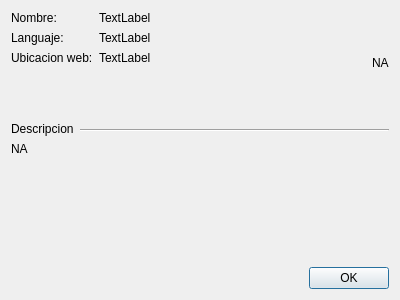
<?xml version="1.0" encoding="UTF-8"?>
<ui version="4.0">
 <class>infoprovdlg</class>
 <widget class="QDialog" name="infoprovdlg">
  <property name="geometry">
   <rect>
    <x>0</x>
    <y>0</y>
    <width>400</width>
    <height>300</height>
   </rect>
  </property>
  <property name="windowTitle">
   <string>Informacion del proveedor</string>
  </property>
  <layout class="QVBoxLayout" name="verticalLayout_4">
   <item>
    <layout class="QVBoxLayout" name="verticalLayout_3">
     <item>
      <layout class="QHBoxLayout" name="horizontalLayout_3">
       <item>
        <layout class="QVBoxLayout" name="verticalLayout_2">
         <item>
          <layout class="QGridLayout" name="gridLayout">
           <item row="0" column="0">
            <widget class="QLabel" name="label">
             <property name="text">
              <string>Nombre:</string>
             </property>
            </widget>
           </item>
           <item row="1" column="0">
            <widget class="QLabel" name="label_3">
             <property name="text">
              <string>Languaje:</string>
             </property>
            </widget>
           </item>
           <item row="0" column="1">
            <widget class="QLabel" name="label_name">
             <property name="text">
              <string>TextLabel</string>
             </property>
            </widget>
           </item>
           <item row="1" column="1">
            <widget class="QLabel" name="label_language">
             <property name="text">
              <string>TextLabel</string>
             </property>
            </widget>
           </item>
           <item row="2" column="0">
            <widget class="QLabel" name="label_5">
             <property name="text">
              <string>Ubicacion web:</string>
             </property>
            </widget>
           </item>
           <item row="2" column="1">
            <widget class="QLabel" name="label_url">
             <property name="text">
              <string>TextLabel</string>
             </property>
             <property name="openExternalLinks">
              <bool>true</bool>
             </property>
             <property name="textInteractionFlags">
              <set>Qt::LinksAccessibleByKeyboard|Qt::LinksAccessibleByMouse</set>
             </property>
            </widget>
           </item>
          </layout>
         </item>
         <item>
          <spacer name="verticalSpacer_3">
           <property name="orientation">
            <enum>Qt::Vertical</enum>
           </property>
           <property name="sizeHint" stdset="0">
            <size>
             <width>20</width>
             <height>40</height>
            </size>
           </property>
          </spacer>
         </item>
        </layout>
       </item>
       <item>
        <layout class="QHBoxLayout" name="horizontalLayout">
         <item>
          <spacer name="horizontalSpacer">
           <property name="orientation">
            <enum>Qt::Horizontal</enum>
           </property>
           <property name="sizeHint" stdset="0">
            <size>
             <width>40</width>
             <height>20</height>
            </size>
           </property>
          </spacer>
         </item>
         <item>
          <widget class="QLabel" name="label_photo">
           <property name="maximumSize">
            <size>
             <width>100</width>
             <height>100</height>
            </size>
           </property>
           <property name="text">
            <string>NA</string>
           </property>
           <property name="scaledContents">
            <bool>true</bool>
           </property>
          </widget>
         </item>
        </layout>
       </item>
      </layout>
     </item>
     <item>
      <layout class="QHBoxLayout" name="horizontalLayout_2">
       <item>
        <widget class="QLabel" name="label_2">
         <property name="text">
          <string>Descripcion</string>
         </property>
        </widget>
       </item>
       <item>
        <layout class="QVBoxLayout" name="verticalLayout">
         <item>
          <spacer name="verticalSpacer_2">
           <property name="orientation">
            <enum>Qt::Vertical</enum>
           </property>
           <property name="sizeType">
            <enum>QSizePolicy::Minimum</enum>
           </property>
           <property name="sizeHint" stdset="0">
            <size>
             <width>20</width>
             <height>4</height>
            </size>
           </property>
          </spacer>
         </item>
         <item>
          <widget class="Line" name="line">
           <property name="orientation">
            <enum>Qt::Horizontal</enum>
           </property>
          </widget>
         </item>
         <item>
          <spacer name="horizontalSpacer_2">
           <property name="orientation">
            <enum>Qt::Horizontal</enum>
           </property>
           <property name="sizeHint" stdset="0">
            <size>
             <width>40</width>
             <height>1</height>
            </size>
           </property>
          </spacer>
         </item>
        </layout>
       </item>
      </layout>
     </item>
     <item>
      <widget class="QLabel" name="label_description">
       <property name="text">
        <string>NA</string>
       </property>
       <property name="alignment">
        <set>Qt::AlignLeading|Qt::AlignLeft|Qt::AlignTop</set>
       </property>
       <property name="wordWrap">
        <bool>true</bool>
       </property>
       <property name="textInteractionFlags">
        <set>Qt::LinksAccessibleByKeyboard|Qt::LinksAccessibleByMouse</set>
       </property>
      </widget>
     </item>
     <item>
      <spacer name="verticalSpacer">
       <property name="orientation">
        <enum>Qt::Vertical</enum>
       </property>
       <property name="sizeHint" stdset="0">
        <size>
         <width>20</width>
         <height>40</height>
        </size>
       </property>
      </spacer>
     </item>
     <item>
      <widget class="QDialogButtonBox" name="buttonBox">
       <property name="orientation">
        <enum>Qt::Horizontal</enum>
       </property>
       <property name="standardButtons">
        <set>QDialogButtonBox::Ok</set>
       </property>
      </widget>
     </item>
    </layout>
   </item>
  </layout>
 </widget>
 <resources/>
 <connections>
  <connection>
   <sender>buttonBox</sender>
   <signal>accepted()</signal>
   <receiver>infoprovdlg</receiver>
   <slot>accept()</slot>
   <hints>
    <hint type="sourcelabel">
     <x>248</x>
     <y>254</y>
    </hint>
    <hint type="destinationlabel">
     <x>157</x>
     <y>274</y>
    </hint>
   </hints>
  </connection>
  <connection>
   <sender>buttonBox</sender>
   <signal>rejected()</signal>
   <receiver>infoprovdlg</receiver>
   <slot>reject()</slot>
   <hints>
    <hint type="sourcelabel">
     <x>316</x>
     <y>260</y>
    </hint>
    <hint type="destinationlabel">
     <x>286</x>
     <y>274</y>
    </hint>
   </hints>
  </connection>
 </connections>
</ui>
